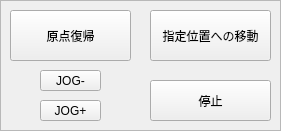
   <widget class="QFrame" name="frame_4">
    <property name="geometry">
     <rect>
      <x>10</x>
      <y>250</y>
      <width>281</width>
      <height>131</height>
     </rect>
    </property>
    <property name="frameShape">
     <enum>QFrame::StyledPanel</enum>
    </property>
    <property name="frameShadow">
     <enum>QFrame::Sunken</enum>
    </property>
    <widget class="QPushButton" name="pushButtonGoOriginZ">
     <property name="geometry">
      <rect>
       <x>10</x>
       <y>10</y>
       <width>121</width>
       <height>51</height>
      </rect>
     </property>
     <property name="text">
      <string>原点復帰</string>
     </property>
    </widget>
    <widget class="QPushButton" name="pushButtonStartScanZ">
     <property name="geometry">
      <rect>
       <x>150</x>
       <y>10</y>
       <width>121</width>
       <height>51</height>
      </rect>
     </property>
     <property name="text">
      <string>指定位置への移動</string>
     </property>
    </widget>
    <widget class="QPushButton" name="pushButtonStopZ">
     <property name="geometry">
      <rect>
       <x>150</x>
       <y>80</y>
       <width>121</width>
       <height>41</height>
      </rect>
     </property>
     <property name="text">
      <string>停止</string>
     </property>
    </widget>
    <widget class="QToolButton" name="toolButtonJogZP">
     <property name="geometry">
      <rect>
       <x>40</x>
       <y>100</y>
       <width>61</width>
       <height>21</height>
      </rect>
     </property>
     <property name="text">
      <string>JOG+</string>
     </property>
     <property name="checkable">
      <bool>true</bool>
     </property>
     <property name="autoExclusive">
      <bool>false</bool>
     </property>
    </widget>
    <widget class="QToolButton" name="toolButtonJogZM">
     <property name="geometry">
      <rect>
       <x>40</x>
       <y>70</y>
       <width>61</width>
       <height>21</height>
      </rect>
     </property>
     <property name="text">
      <string>JOG-</string>
     </property>
     <property name="checkable">
      <bool>true</bool>
     </property>
     <property name="autoExclusive">
      <bool>false</bool>
     </property>
    </widget>
   </widget>
